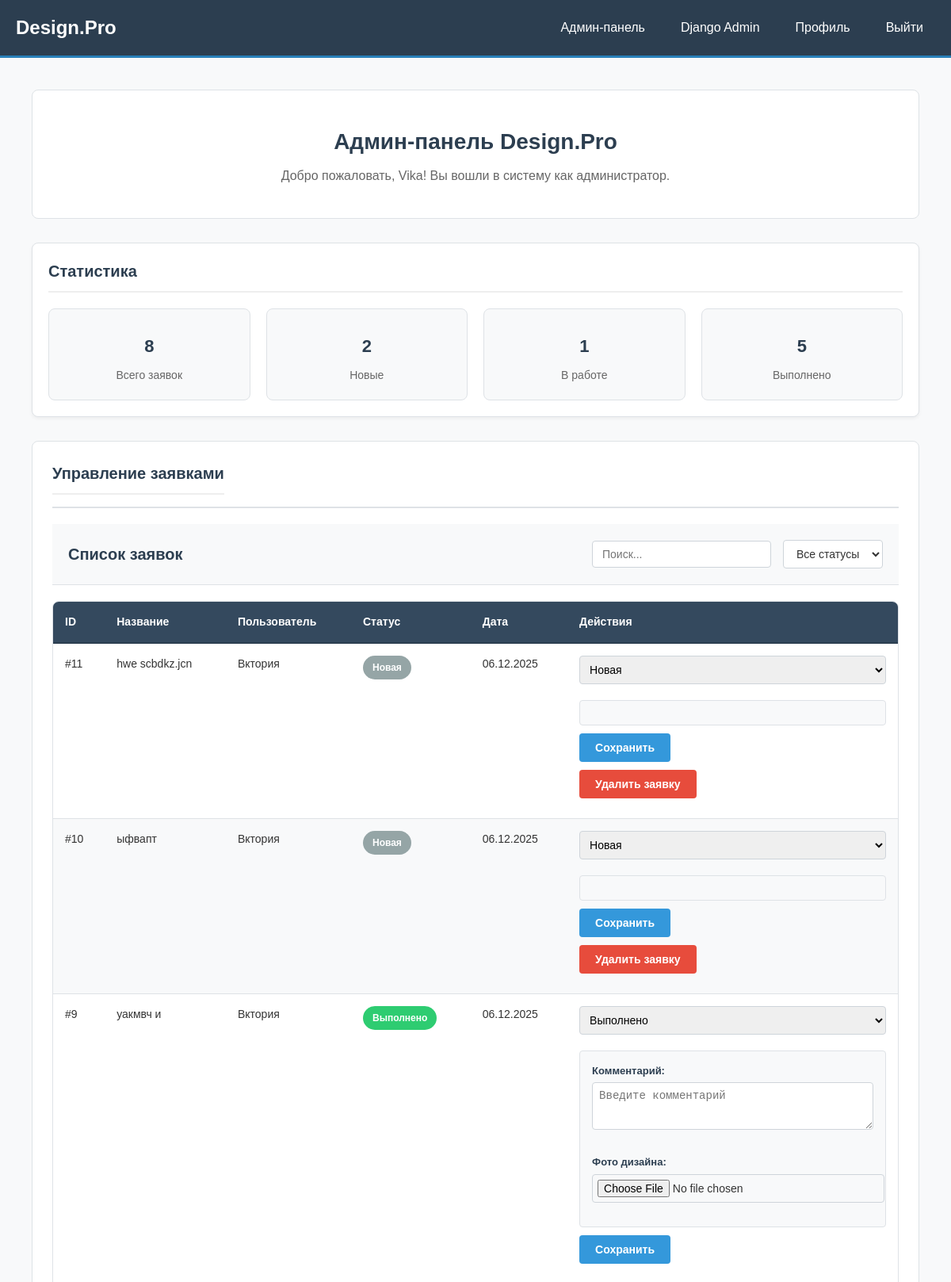
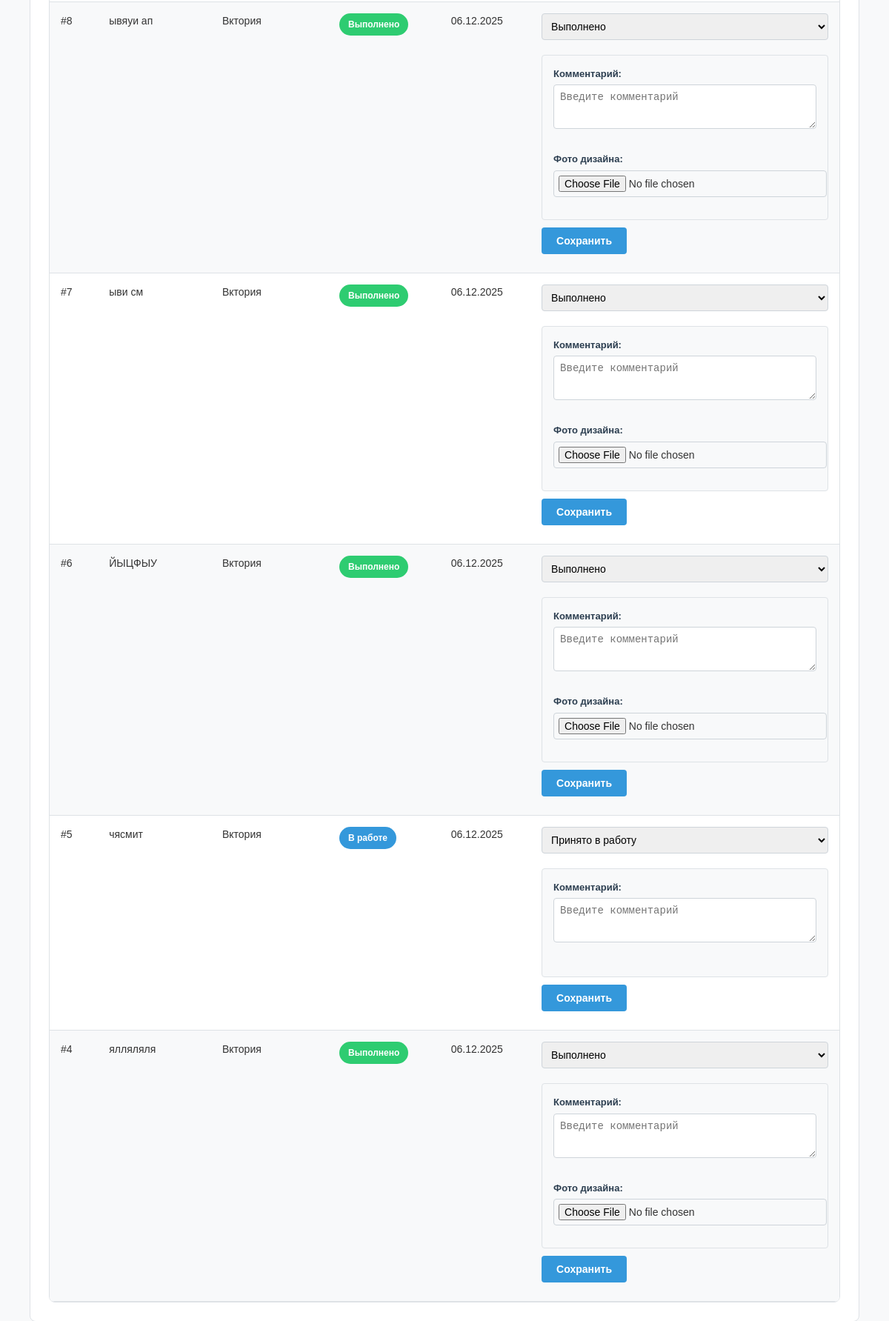
Page /my-admin/ (signed in, upper part) on the committed database (2 pictures, top to bottom).
### design/models.py (models this page shows, shortened)
class CustomUser(AbstractUser):
    username_validator = UnicodeUsernameValidator()
    username = models.CharField(
        _('username'),
        max_length=150,
        unique=True,
        validators=[username_validator],
        error_messages={
            "unique": _('Пользователь с таким именем уже существует.')
        },
    )
    first_name = models.CharField(_('Имя'), max_length=150, blank=True)
    last_name = models.CharField(_('Фамилия'), max_length=150, blank=True)
    email = models.EmailField(_('Email'), unique=True, blank=True)
    USERNAME_FIELD = 'username'
    REQUIRED_FIELDS = ['email', 'first_name', 'last_name']

class Application(models.Model):
    applicant = models.ForeignKey(CustomUser, on_delete=models.CASCADE, verbose_name="Пользователь")
    title = models.CharField(max_length=150, verbose_name="Название заявки")
    description = models.TextField(max_length=500, verbose_name="Описание заявки")
    image = models.FileField(upload_to='applications/', verbose_name="Загрузите фото заявки")
    category = models.ForeignKey(Category, on_delete=models.CASCADE, verbose_name='Категория заявки')
    design_image = models.FileField(upload_to='designs/', verbose_name="Фото готового дизайна", blank=True, null=True)
    STATUS_CHOICES = [
        ('N', "Новая"),
        ('P', "Принято в работу"),
        ('D', 'Выполнено')
    ]
    status = models.CharField(max_length=1, choices=STATUS_CHOICES, default="N", verbose_name='Статус заявки')
    date = models.DateTimeField(auto_now_add=True, verbose_name="Дата создания заявки")
    comment = models.TextField(blank=True, null=True, verbose_name="Комментарий к заявке")
    favorite = models.BooleanField(default=False, verbose_name='Добавить в избранное')
    class Meta:
        verbose_name = 'Заявка'
        verbose_name_plural = 'Заявки'
        ordering = ['-date']

### design/views.py (the view)
# urls.py: path('my-admin/', views.simple_admin_panel, name='simple_admin_panel'),
@user_passes_test(is_admin, login_url='login')
def simple_admin_panel(request):
    stats = {
        'total': Application.objects.count(),
        'new': Application.objects.filter(status='N').count(),
        'in_work': Application.objects.filter(status='P').count(),
        'completed': Application.objects.filter(status='D').count(),
    }
    recent_apps = Application.objects.select_related('applicant', 'category')[:10]
    categories = Category.objects.all()
    context = {
        'stats': stats,
        'recent_apps': recent_apps,
        'categories': categories,
    }
    return render(request, 'admin/simple_panel.html', context)

### design/views.py (called while the page is built)
def is_admin(user):
    return user.is_authenticated and user.is_staff

### design/templates/admin/simple_panel.html (shortened to what this page needs)
{% extends 'basic.html' %}
{% block content %}
<div class="admin-container">
    <div class="admin-header">
        <h1 class="page-title">Админ-панель Design.Pro</h1>
        <p class="admin-welcome">Добро пожаловать, {{ user.first_name }}! Вы вошли в систему как администратор.</p>
    </div>
    <div class="stats-box">
        <h2 class="section-title">Статистика</h2>
        <div class="stats-grid">
            <div class="stat-card">
                <div class="stat-number">{{ stats.total }}</div>
                <div class="stat-label">Всего заявок</div>
            </div>
            <div class="stat-card">
                <div class="stat-number">{{ stats.new }}</div>
                <div class="stat-label">Новые</div>
            </div>
            <div class="stat-card">
                <div class="stat-number">{{ stats.in_work }}</div>
                <div class="stat-label">В работе</div>
            </div>
            <div class="stat-card">
                <div class="stat-number">{{ stats.completed }}</div>
                <div class="stat-label">Выполнено</div>
            </div>
        </div>
    </div>
    <div class="admin-section">
        <div class="section-header">
            <h2 class="section-title">Управление заявками</h2>
        </div>
        {% if recent_apps %}
        <div class="admin-table-container">
            <div class="admin-table-header">
                <h2>Список заявок</h2>
                <div class="admin-table-controls">
                    <input type="text" class="admin-search" placeholder="Поиск...">
                    <select class="admin-filter">
                        <option value="">Все статусы</option>
                    </select>
                </div>
            </div>
            <div class="table-container">
                <table class="admin-table">
                    <thead>
                        <tr>
                            <th>ID</th>
                            <th>Название</th>
                            <th>Пользователь</th>
                            <th>Статус</th>
                            <th>Дата</th>
                            <th>Действия</th>
                        </tr>
                    </thead>
                    <tbody>
                        {% for app in recent_apps %}
                        <tr>
                            <td>#{{ app.id }}</td>
                            <td>{{ app.title|truncatechars:30 }}</td>
                            <td>{{ app.applicant.username }}</td>
                            <td>
                                {% if app.status == 'N' %}
                                    <span class="admin-status-badge admin-status-new">Новая</span>
                                {% elif app.status == 'P' %}
                                    <span class="admin-status-badge admin-status-work">В работе</span>
                                {% else %}
                                    <span class="admin-status-badge admin-status-done">Выполнено</span>
                                {% endif %}
                            </td>
                            <td>{{ app.date|date:"d.m.Y" }}</td>
                            <td>
                                <form method="post" action="{% url 'admin_change_status' app.id %}" class="status-form">
                                    <select name="status" class="form-select">
                                        <option value="N" {% if app.status == 'N' %}selected{% endif %}>Новая</option>
                                        <option value="P" {% if app.status == 'P' %}selected{% endif %}>Принято в работу</option>
                                        <option value="D" {% if app.status == 'D' %}selected{% endif %}>Выполнено</option>
                                    </select>
                                    <div class="form-fields">
                                        {% if app.status == 'P' or app.status == 'D' %}
                                        <div class="form-group">
                                            <label class="form-label">Комментарий:</label>
                                            <textarea name="comment" rows="2" placeholder="Введите комментарий"
                                                      class="form-textarea">{{ app.comment|default:'' }}</textarea>
                                        </div>
                                        {% endif %}
                                        {% if app.status == 'D' %}
                                        <div class="form-group">
                                            <label class="form-label">Фото дизайна:</label>
                                            <input type="file" name="design_image" class="form-file">
                                        </div>
                                        {% endif %}
                                    </div>
                                    <button type="submit" class="admin-btn admin-btn-primary">Сохранить</button>
                                </form>
                                {% if app.status == 'N' %}
                                <form method="post" action="{% url 'application-delete' app.id %}"
                                      onsubmit="return confirm('Удалить заявку?')" class="delete-form">
                                    <button type="submit" class="admin-btn admin-btn-danger">Удалить заявку</button>
                                </form>
                                {% endif %}
                            </td>
                        </tr>
                        {% endfor %}
                    </tbody>
                </table>
            </div>
        </div>
        {% else %}
        <div class="admin-empty-state">
            <div class="admin-empty-icon">📭</div>
            <h3 class="admin-empty-title">Нет заявок</h3>
            <p class="admin-empty-text">Заявок пока не создано</p>
        </div>
        {% endif %}
    </div>
</div>
{% endblock %}

### designpro/static/css/style.css (style rules this page uses)
body { font-family: Arial, sans-serif; margin: 0; padding: 0; background-color: #f8f9fa; color: #333; line-height: 1.5; }
.page-title { text-align: center; margin-bottom: 30px; color: #2c3e50; font-size: 28px; }
.stats-box { background: white; padding: 20px; border-radius: 8px; margin-bottom: 30px; border: 1px solid #dee2e6; box-shadow: 0 2px 4px rgba(0,0,0,0.05); }
.section-title { color: #2c3e50; margin-bottom: 20px; font-size: 22px; border-bottom: 2px solid #eee; padding-bottom: 10px; }
.section-header { display: flex; justify-content: space-between; align-items: center; margin-bottom: 20px; }
.admin-container { max-width: 1200px; margin: 0 auto; padding: 20px; }
.admin-header { background: white; padding: 25px; border-radius: 8px; margin-bottom: 30px; border: 1px solid #dee2e6; text-align: center; }
.admin-header h1 { color: #2c3e50; margin-bottom: 10px; font-size: 28px; }
.admin-header p { color: #666; font-size: 16px; }
.admin-welcome { color: #666; font-size: 14px; margin-top: 10px; }
.admin-section { background: white; border-radius: 8px; padding: 25px; margin-bottom: 30px; border: 1px solid #dee2e6; }
.stats-grid { display: grid; grid-template-columns: repeat(4, 1fr); gap: 20px; margin-top: 20px; }
.stat-card { background: #f8f9fa; padding: 20px; border-radius: 8px; text-align: center; border-left: 4px solid #3498db; border: 1px solid #dee2e6; }
.stat-number { font-size: 22px; font-weight: bold; color: #2c3e50; margin: 10px 0; }
.stat-label { color: #666; font-size: 14px; }
.table-container { overflow-x: auto; margin-top: 20px; border: 1px solid #dee2e6; border-radius: 8px; }
.admin-table { width: 100%; border-collapse: collapse; background: white; }
.admin-table thead { background: #34495e; }
.admin-table th { color: white; padding: 15px; text-align: left; font-weight: bold; font-size: 14px; border-bottom: 2px solid #2c3e50; }
.admin-table td { padding: 15px; border-bottom: 1px solid #dee2e6; vertical-align: top; font-size: 14px; }
.admin-table tr:nth-child(even) { background: #f8f9fa; }
.admin-table-header { padding: 20px; background: #f8f9fa; color: #2c3e50; border-bottom: 1px solid #dee2e6; display: flex; justify-content: space-between; align-items: center; }
.admin-table-header h2 { margin: 0; font-size: 20px; }
.admin-table-controls { display: flex; gap: 15px; align-items: center; }
.admin-search { padding: 8px 12px; border: 1px solid #ced4da; border-radius: 4px; width: 200px; font-size: 14px; }
.admin-filter { padding: 8px 12px; border: 1px solid #ced4da; border-radius: 4px; background: white; color: #333; font-size: 14px; }
.admin-status-badge { padding: 6px 12px; border-radius: 20px; font-size: 12px; font-weight: bold; color: white; display: inline-block; }
.admin-status-new { background-color: #95a5a6; }
.admin-status-work { background-color: #3498db; }
.admin-status-done { background-color: #2ecc71; }
.admin-btn { padding: 10px 20px; border: none; border-radius: 4px; cursor: pointer; font-size: 14px; font-weight: bold; text-decoration: none; display: inline-block; }
.admin-btn-primary { background-color: #3498db; color: white; }
.admin-btn-danger { background-color: #e74c3c; color: white; }
.status-form, .delete-form { margin-bottom: 10px; }
.form-select, .form-input, .form-textarea { width: 100%; padding: 8px; border: 1px solid #ced4da; border-radius: 4px; font-size: 14px; box-sizing: border-box; margin-bottom: 10px; }
.form-textarea { min-height: 60px; resize: vertical; }
.form-file { width: 100%; padding: 6px; border: 1px solid #ced4da; border-radius: 4px; font-size: 14px; }
.form-group { margin-bottom: 15px; }
.form-label { display: block; margin-bottom: 5px; font-weight: bold; color: #2c3e50; font-size: 13px; }
.form-fields { margin: 10px 0; padding: 15px; background: #f8f9fa; border-radius: 4px; border: 1px solid #dee2e6; }
.section-header { display: flex; justify-content: space-between; align-items: center; margin-bottom: 20px; padding-bottom: 15px; border-bottom: 2px solid #dee2e6; }
.section-title { margin: 0; color: #2c3e50; font-size: 20px; }

### rows in the picture
CustomUser: first_name "Vika"
Application: id "11", title "hwe scbdkz.jcn", applicant.username "Вктория", shows "Новая", date "06.12.2025", status "Новая", shows "Удалить заявку"
Application: id "10", title "ыфвапт", applicant.username "Вктория", shows "Новая", date "06.12.2025", status "Новая", shows "Удалить заявку"
Application: id "9", title "уакмвч и", applicant.username "Вктория", shows "Выполнено", date "06.12.2025", status "Выполнено"
Application: id "8", title "ывяуи ап", applicant.username "Вктория", shows "Выполнено", date "06.12.2025", status "Выполнено"
Application: id "7", title "ыви см", applicant.username "Вктория", shows "Выполнено", date "06.12.2025", status "Выполнено"
Application: id "6", title "ЙЫЦФЫУ", applicant.username "Вктория", shows "Выполнено", date "06.12.2025", status "Выполнено"
Application: id "5", title "чясмит", applicant.username "Вктория", shows "В работе", date "06.12.2025", status "Принято в работу"
Application: id "4", title "ялляляля", applicant.username "Вктория", shows "Выполнено", date "06.12.2025", status "Выполнено"

### other values in the picture
{{ stats.total }} "8"
{{ stats.new }} "2"
{{ stats.in_work }} "1"
{{ stats.completed }} "5"
